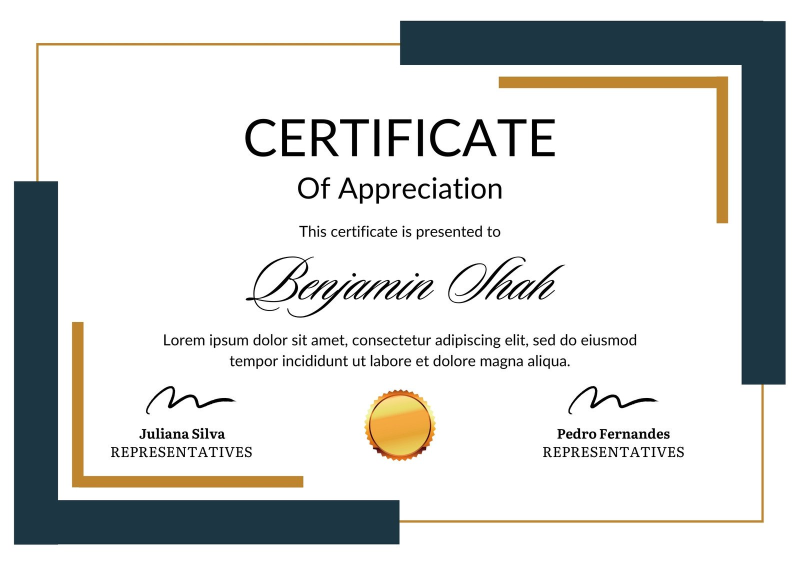
#> input picture LAB 1/INLAB 2/certificate.jpg, 1600 x 1131 px (shown at 1/2 size)
$ python InLab2.py
#> lines starting #> are read from the running program, lines starting #| are printed output that depends on the picture
import cv2

def resize_certificate(image_path):
#> called with image_path = 'certificate.jpg'
    certificate_image = cv2.imread(image_path)
#> certificate_image is the input picture: shape (1131, 1600, 3); mean B, G, R 215.2, 216.4, 214.6
    resized_image1 = cv2.resize(certificate_image, (450, 550))
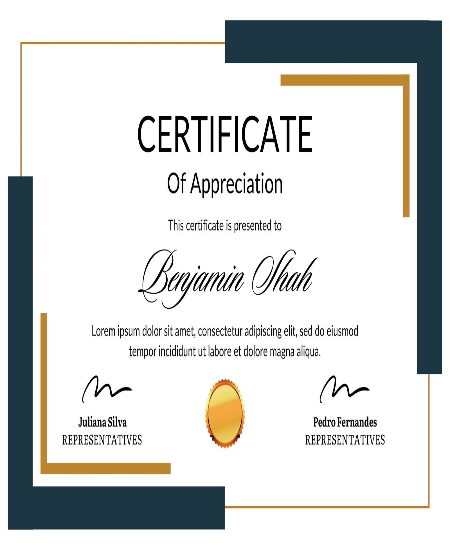
#> resized_image1: shape (550, 450, 3); mean B, G, R 215.1, 216.3, 214.5

    aspect_ratio = certificate_image.shape[1] / certificate_image.shape[0]
#> aspect_ratio = 1.41
    new_width = int(450 * aspect_ratio)
#> new_width = 636
    resized_image2 = cv2.resize(certificate_image, (new_width, 450))
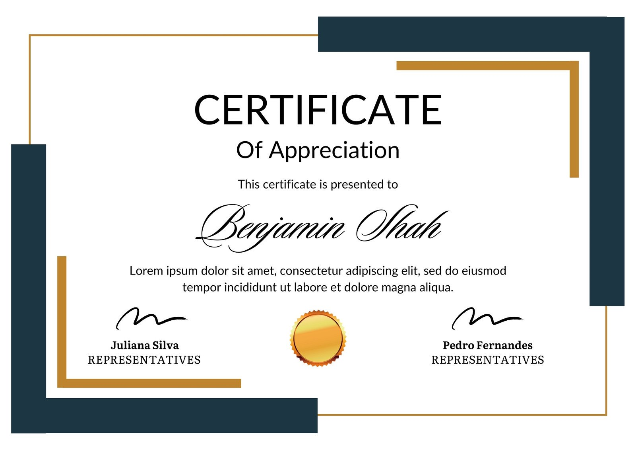
#> resized_image2: shape (450, 636, 3); mean B, G, R 215.2, 216.4, 214.6

    scale_percent = 50
    width = int(certificate_image.shape[1] * scale_percent / 100)
#> width = 800
    height = int(certificate_image.shape[0] * scale_percent / 100)
#> height = 565
    resized_image3 = cv2.resize(certificate_image, (width, height))
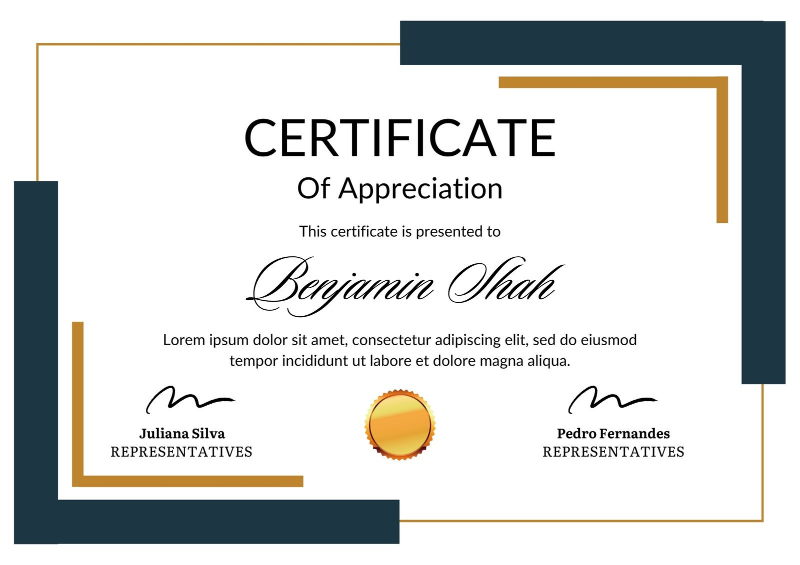
#> resized_image3: shape (565, 800, 3); mean B, G, R 215.2, 216.4, 214.6

    cv2.imshow('Original Certificate', certificate_image)
    cv2.imshow('Resized to 450x550', resized_image1)
    cv2.imshow('Resized Height to 450', resized_image2)
    cv2.imshow('Downscaled (50%)', resized_image3)

    cv2.waitKey(0)
    cv2.destroyAllWindows()

if __name__ == "__main__":
    image_path = 'certificate.jpg'

    resize_certificate(image_path)
